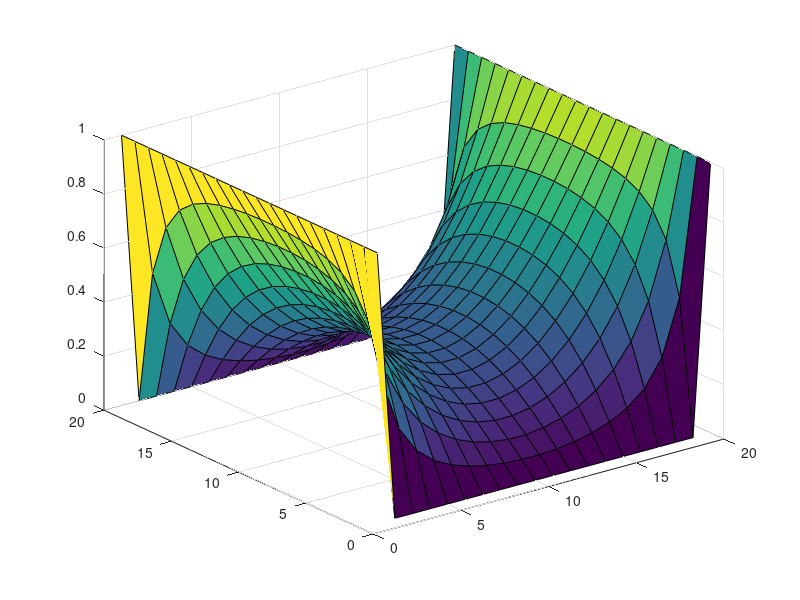
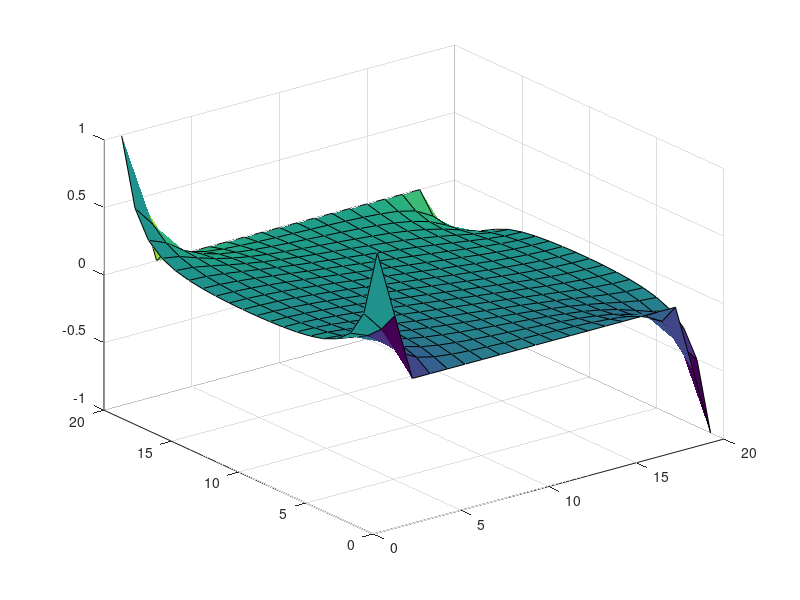
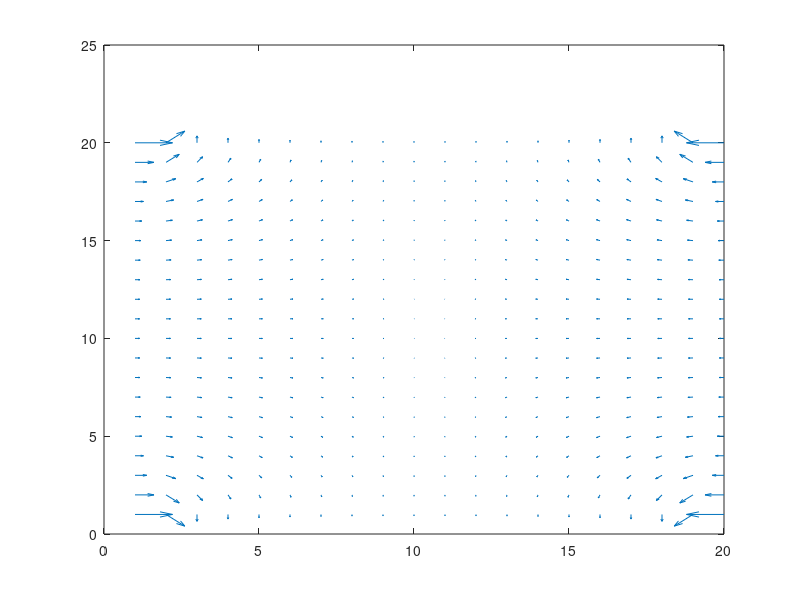

These charts were generated, in order, by the following MATLAB code:
clear
close all

%Boundary conditions

nx = 20;
ny = 20;
V_new = zeros(nx,ny);
V_old = zeros(nx,ny);
maxiterations = 100;

%Set boundary conditions 1
for x = 1:nx
    V_new(x,1) = 1;
end
%Set boundary conditions 2
for x = 1:nx
    V_new(x,ny)= 1;
end

for iter = 1:maxiterations
    for n=2:1:nx-1
        for m=2:1:ny-1
            V_new(m,n)=(V_old(m+1,n)+V_old(m-1,n)+V_old(m,n+1)+V_old(m,n-1))/4;
        end
    end
    %Free nodes
%     for n=2:1:nx-1
%         V_new(ny,n)=(V_old(m-1,n));
%     end
%     for n=2:1:nx-1
%         V_new(1,n)=(V_old(m-1,n));
%     end
    V_old = V_new;
    %Apply a filter
%      filter = imboxfilt(V_new);
%      V_new=filter;
    %Plot variables
    surf(V_new);
end
[ex,ey]=gradient(V_new);
figure;
surf(-ex,-ey);
figure;
quiver(-ex,-ey);